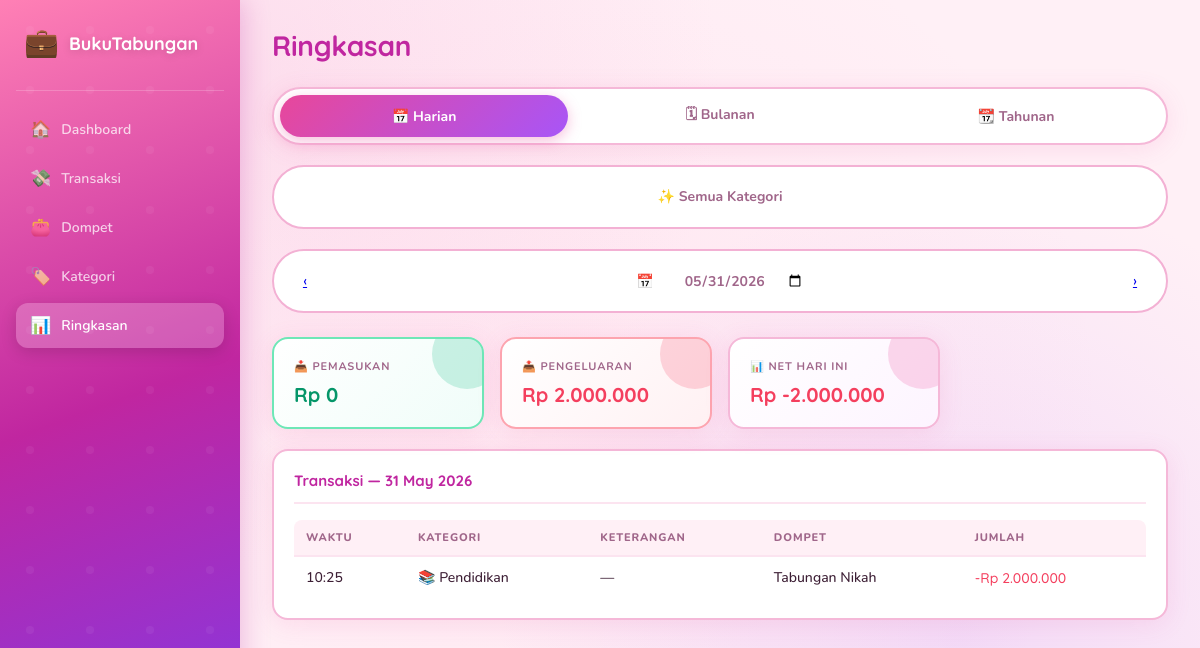
The page /summary.php on the database its author committed.
### tables this page shows
CREATE TABLE transactions (
                id INTEGER PRIMARY KEY AUTOINCREMENT,
                wallet_id INTEGER NOT NULL,
                category_id INTEGER NOT NULL,
                amount REAL NOT NULL,
                type TEXT NOT NULL,
                description TEXT,
                transaction_date DATE NOT NULL,
                created_at DATETIME DEFAULT CURRENT_TIMESTAMP,
                FOREIGN KEY (wallet_id) REFERENCES wallets(id),
                FOREIGN KEY (category_id) REFERENCES categories(id)
            );

CREATE TABLE categories (
                id INTEGER PRIMARY KEY AUTOINCREMENT,
                name TEXT NOT NULL,
                icon TEXT NOT NULL DEFAULT '📦',
                type TEXT NOT NULL DEFAULT 'expense',
                created_at DATETIME DEFAULT CURRENT_TIMESTAMP
            );

CREATE TABLE wallets (
                id INTEGER PRIMARY KEY AUTOINCREMENT,
                name TEXT NOT NULL,
                type TEXT NOT NULL DEFAULT 'regular',
                balance REAL NOT NULL DEFAULT 0,
                color TEXT NOT NULL DEFAULT '#6366f1',
                created_at DATETIME DEFAULT CURRENT_TIMESTAMP
            );

### summary.php (the view, shortened to what this page needs)
<?php
$db = Database::getInstance()->getConnection();
$today     = $_GET['day']   ?? date('Y-m-d');
$activeTab = $_GET['tab']   ?? 'daily';
$dailyIncome  = $db->prepare("SELECT COALESCE(SUM(amount),0) FROM transactions WHERE type='income' AND transaction_date=?");
$dailyIncome->execute([$today]);
$dailyIncome  = $dailyIncome->fetchColumn();
$dailyExpense = $db->prepare("SELECT COALESCE(SUM(amount),0) FROM transactions WHERE type='expense' AND transaction_date=?");
$dailyExpense->execute([$today]);
$dailyExpense = $dailyExpense->fetchColumn();
$dailySql = "SELECT t.*, c.name as cat_name, c.icon as cat_icon, w.name as wallet_name
             FROM transactions t
             JOIN categories c ON c.id = t.category_id
             JOIN wallets w ON w.id = t.wallet_id
             WHERE t.transaction_date = ?";
$dailyParams = [$today];
$dailySql .= " ORDER BY t.created_at DESC";
$dailyTx = $db->prepare($dailySql);
$dailyTx->execute($dailyParams);
$dailyTx = $dailyTx->fetchAll();
function navUrl($params) {
    $base = array_merge($_GET, $params);
    return '/bukutabungan/summary.php?' . http_build_query($base);
}
$prevDay   = date('Y-m-d', strtotime($today . ' -1 day'));
$nextDay   = date('Y-m-d', strtotime($today . ' +1 day'));
$dayLabel   = date('d F Y', strtotime($today));
include 'includes/header.php';
?>
<div class="summary-tabs">
    <button class="tab-btn <?= $activeTab==='daily'?'active':'' ?>" data-tab="tab-daily" onclick="setTab('daily')">📅 Harian</button>
    <button class="tab-btn <?= $activeTab==='monthly'?'active':'' ?>" data-tab="tab-monthly" onclick="setTab('monthly')">🗓 Bulanan</button>
    <button class="tab-btn <?= $activeTab==='yearly'?'active':'' ?>" data-tab="tab-yearly" onclick="setTab('yearly')">📆 Tahunan</button>
</div>
<div class="summary-filter">
    <select
        class="summary-category-select"
        onchange="window.location=this.value">
        <option value="<?= navUrl(['cat'=>'']) ?>">
            ✨ Semua Kategori
        </option>
    </select>
</div>
<div class="summary-block <?= $activeTab==='daily'?'active':'' ?>" id="tab-daily">
    <div class="date-nav">
        <a href="<?= navUrl(['day'=>$prevDay,'tab'=>'daily']) ?>" class="date-nav-btn">‹</a>
        <label class="date-nav-label">📅 <input type="date" value="<?= $today ?>" onchange="window.location='<?= navUrl(['tab'=>'daily']) ?>&day='+this.value" style="border:none;background:transparent;font:inherit;cursor:pointer;"></label>
        <a href="<?= navUrl(['day'=>$nextDay,'tab'=>'daily']) ?>" class="date-nav-btn">›</a>
    </div>
    <div class="stats-grid" style="margin-bottom:20px;">
        <div class="stat-card green">
            <div class="stat-label">📥 Pemasukan</div>
            <div class="stat-value">Rp <?= number_format($dailyIncome, 0, ',', '.') ?></div>
        </div>
        <div class="stat-card red">
            <div class="stat-label">📤 Pengeluaran</div>
            <div class="stat-value">Rp <?= number_format($dailyExpense, 0, ',', '.') ?></div>
        </div>
        <div class="stat-card accent">
            <div class="stat-label">📊 Net Hari Ini</div>
            <div class="stat-value" style="color:<?= ($dailyIncome-$dailyExpense)>=0?'#059669':'var(--red)' ?>">
                Rp <?= number_format($dailyIncome - $dailyExpense, 0, ',', '.') ?>
            </div>
        </div>
    </div>
    <div class="content-section">
        <div class="section-title">Transaksi — <?= $dayLabel ?></div>
        <?php if (empty($dailyTx)): ?>
            <div class="empty-state"><div class="empty-icon">🌸</div><p>Belum ada transaksi di hari ini.</p></div>
        <?php else: ?>
        <table class="data-table">
            <thead><tr><th>Waktu</th><th>Kategori</th><th>Keterangan</th><th>Dompet</th><th>Jumlah</th></tr></thead>
            <tbody>
                <?php foreach ($dailyTx as $tx): ?>
                <tr>
                    <td><?= date('H:i', strtotime($tx['created_at'])) ?></td>
                    <td><?= $tx['cat_icon'] ?> <?= htmlspecialchars($tx['cat_name']) ?></td>
                    <td><?= htmlspecialchars($tx['description'] ?: '—') ?></td>
                    <td><?= htmlspecialchars($tx['wallet_name']) ?></td>
                    <td class="amount-<?= $tx['type'] ?>"><?= $tx['type']==='income'?'+':'-' ?>Rp <?= number_format($tx['amount'],0,',','.') ?></td>
                </tr>
                <?php endforeach; ?>
            </tbody>
        </table>
        <?php endif; ?>
    </div>
</div>
<?php include 'includes/footer.php'; ?>

### rows shown on the page
transactions: created_at "10:25", category.icon "📚", category.name "Pendidikan", description "—", wallet.name "Tabungan Nikah", amount "2.000.000"

### other values the page prints
$pageTitle "Ringkasan"
$dailyIncome "0"
$dailyExpense "2.000.000"
$dailyIncome - $dailyExpense "-2.000.000"
